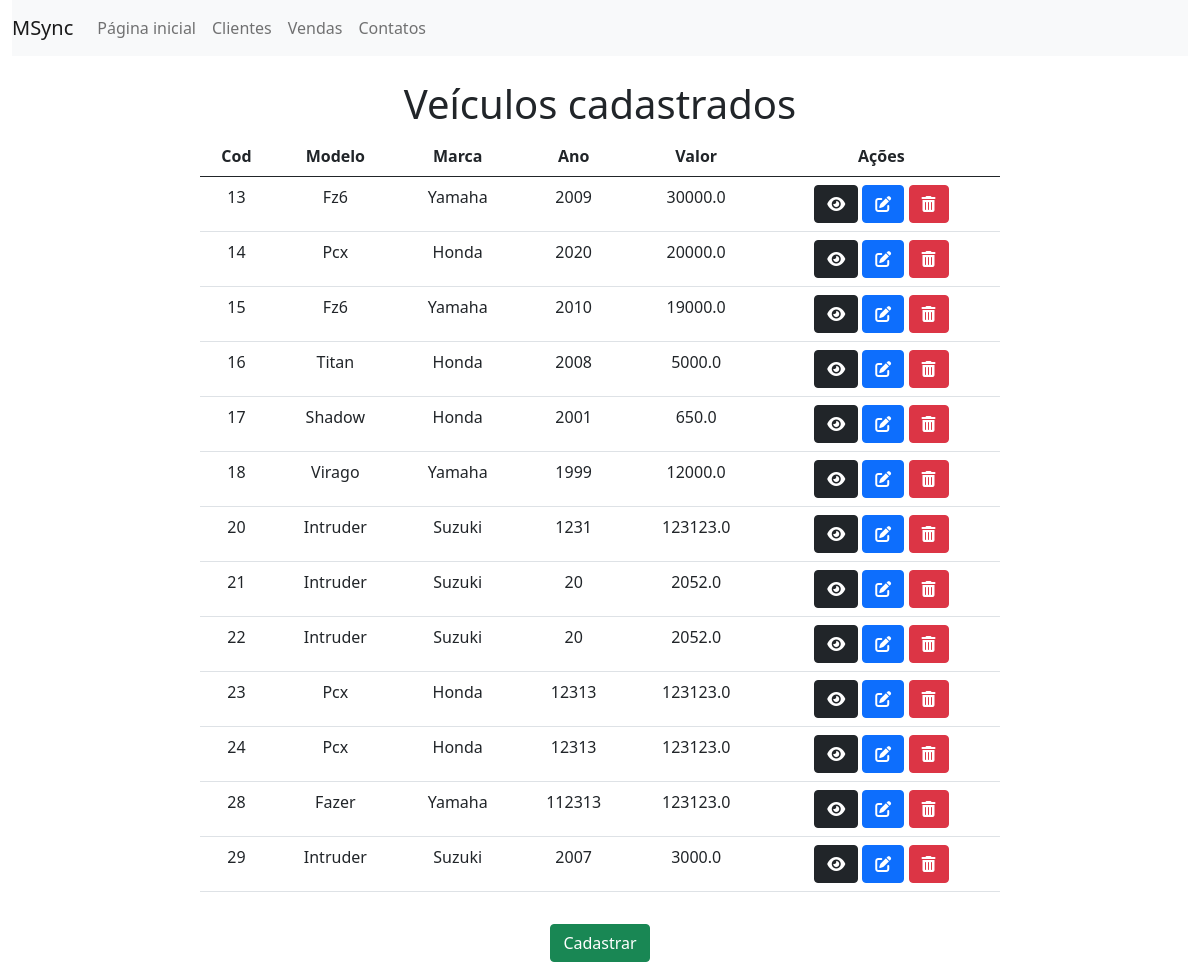
The page /veiculos/ on the database its author committed.
### app/models.py (models this page shows)
class Veiculo(models.Model):
    modelo = models.CharField(max_length=150)
    marca = models.CharField(max_length=100)
    ano = models.IntegerField()
    valor = models.FloatField()
    cilindradas = models.IntegerField()
    cavalos = models.IntegerField()

### app/views.py (the view)
# urls.py: path('veiculos/', veiculos, name="veiculos"),
def veiculos(request):
    data = {}
    data['db'] = Veiculo.objects.all()
    return render(request, 'veiculos.html', data)

### app/templates/veiculos.html (shortened to what this page needs)
<!DOCTYPE html>
<html lang="en">
<head>
    <link href="https://cdn.jsdelivr.net/npm/bootstrap@5.0.1/dist/css/bootstrap.min.css" rel="stylesheet">
</head>
<body>
    <div class="container-fluid">
        <nav class="navbar navbar-expand-lg navbar-light bg-light">
            <a class="navbar-brand" href="#">MSync</a>
            <div class="collapse navbar-collapse" id="conteudoNavbarSuportado">
              <ul class="navbar-nav mr-auto">
                <li class="nav-item">
                    <a class="nav-link" href="/">Página inicial</a>
                </li>
                <li class="nav-item">
                  <a class="nav-link" href="/clientes/">Clientes</a>
                </li>
                <li class="nav-item">
                  <a class="nav-link" href="/vendas/">Vendas</a>
                </li>
                <li class="nav-item">
                  <a class="nav-link" href="#">Contatos</a>
                </li>
              </ul>
        </nav>
    </div>
    <div class="col-8 m-auto pt-4 pb-2 text-center">
        <div>
            <h1>Veículos cadastrados</h1>
        </div>
        <table class="table">
          <thead class="thead-dark">
            <tr>
              <th scope="col">Cod</th>
              <th scope="col">Modelo</th>
              <th scope="col">Marca</th>
              <th scope="col">Ano</th>
              <th scope="col">Valor</th>
              <th scope="col">Ações</th>
            </tr>
          </thead>
          <tbody>
            {% for dbs in db %}
            <tr>
                <td>{{dbs.id}}</td>
                <td>{{dbs.modelo}}</td>
                <td>{{dbs.marca}}</td>
                <td>{{dbs.ano}}</td>
                <td>{{dbs.valor}}</td>
                <td>
                    <a href="/view/{{dbs.id}}/" class="btn btn-dark">
                        <i class="fas fa-eye"></i>
                    </a>
                    <a href="/edit/{{dbs.id}}/" class="btn btn-primary">
                        <i class="fas fa-edit"></i>
                    </a>
                    <a href="/delete/{{dbs.id}}/" class="btn btn-danger btnDel">
                        <i class="fas fa-trash-alt"></i>
                    </a>
                </td>
            </tr>
            {% endfor %}
          </tbody>
        </table>
    </div>
    <div class="col-8 m-auto pt-2 pb-20 text-center">
    <a href="/form/" class="btn btn-success ">Cadastrar</a>
    </div>
    {% load static %}
</body>
</html>

### rows shown on the page
Veiculo: id "13", modelo "Fz6", marca "Yamaha", ano "2009", valor "30000.0"
Veiculo: id "14", modelo "Pcx", marca "Honda", ano "2020", valor "20000.0"
Veiculo: id "15", modelo "Fz6", marca "Yamaha", ano "2010", valor "19000.0"
Veiculo: id "16", modelo "Titan", marca "Honda", ano "2008", valor "5000.0"
Veiculo: id "17", modelo "Shadow", marca "Honda", ano "2001", valor "650.0"
Veiculo: id "18", modelo "Virago", marca "Yamaha", ano "1999", valor "12000.0"
Veiculo: id "20", modelo "Intruder", marca "Suzuki", ano "1231", valor "123123.0"
Veiculo: id "21", modelo "Intruder", marca "Suzuki", ano "20", valor "2052.0"
Veiculo: id "22", modelo "Intruder", marca "Suzuki", ano "20", valor "2052.0"
Veiculo: id "23", modelo "Pcx", marca "Honda", ano "12313", valor "123123.0"
Veiculo: id "24", modelo "Pcx", marca "Honda", ano "12313", valor "123123.0"
Veiculo: id "28", modelo "Fazer", marca "Yamaha", ano "112313", valor "123123.0"
Veiculo: id "29", modelo "Intruder", marca "Suzuki", ano "2007", valor "3000.0"
